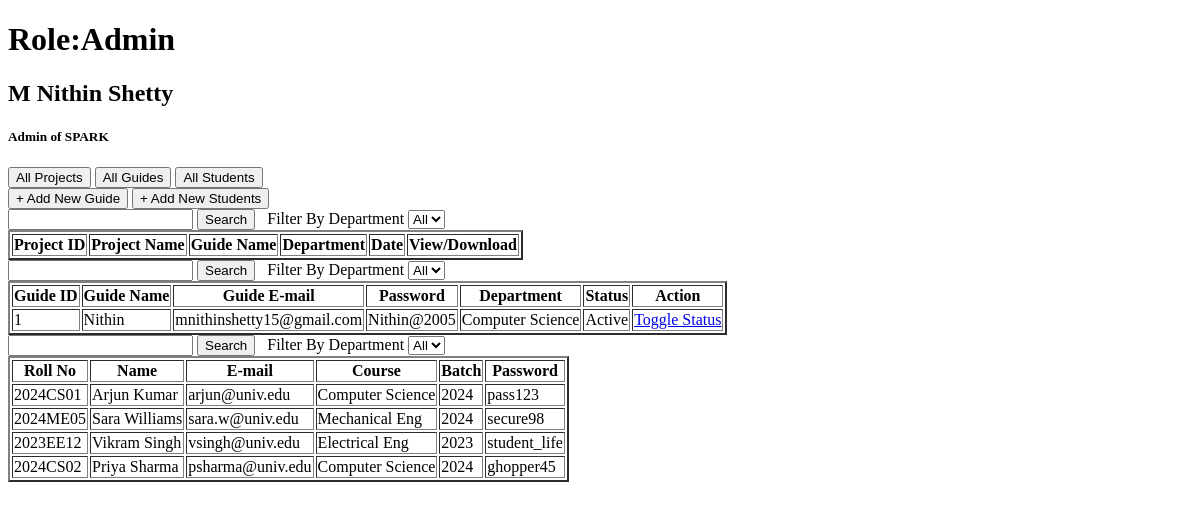
Before: /admin/dashboard with the older database file.
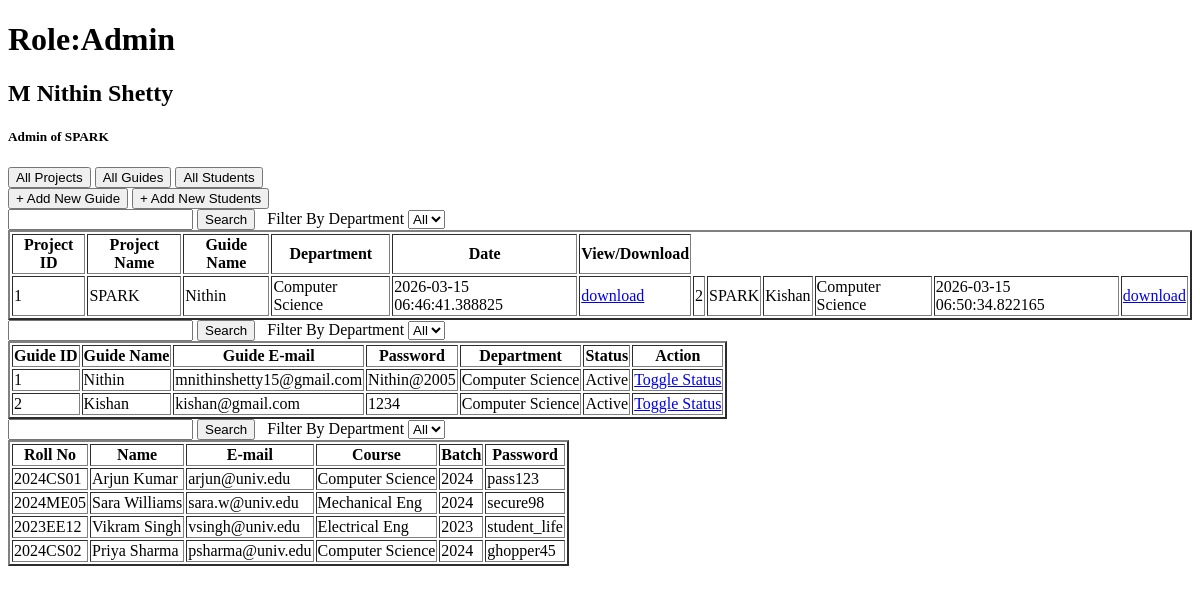
After: the same page with the newer database file.
### app.py (models this page shows, shortened)
class Guide(db.Model):
    id = db.Column(db.Integer, primary_key=True)
    name = db.Column(db.String(100))
    email = db.Column(db.String(100), unique=True)
    password = db.Column(db.String(100))
    department = db.Column(db.String(50))
    is_active = db.Column(db.Boolean, default=True)
    projects = db.relationship('Project', backref='guide', lazy=True)

class Student_login(db.Model):
    __tablename__ = 'Student_login'
    roll_no = db.Column(db.String(50), primary_key=True)
    name = db.Column(db.String(100))
    course = db.Column(db.String(100))
    email = db.Column(db.String(100))
    password = db.Column(db.String(100))
    batch = db.Column(db.String(20))

class Project(db.Model):
    id = db.Column(db.Integer, primary_key=True)
    name = db.Column(db.String(200))
    stored_name = db.Column(db.String(200))
    submission_date = db.Column(db.DateTime, default=datetime.utcnow)
    batch = db.Column(db.String(20))
    status = db.Column(db.String(20), default='Pending')
    rejection_reason = db.Column(db.Text, nullable=True)
    guide_id = db.Column(db.String(50), db.ForeignKey('guide.id'))
    students= db.relationship('Student',backref='project',lazy=True)

### app.py (the view)
@app.route('/admin/dashboard')
def admin_dash():
    guides = Guide.query.all()
    projects = Project.query.all()
    students= Student_login.query.all()
    return render_template('admin.html', guides=guides, projects=projects,students=students)

### templates/admin.html (shortened to what this page needs)
<!DOCTYPE html>
<html lang="en">
<head>
</head>
<body>
     <h1>Role:Admin</h1>
<div>
    <h2>M Nithin Shetty</h2>
    <h5>Admin of SPARK</h5>
</div>
<div>
    <input type="button" value="All Projects">
    <input type="button" value="All Guides">
    <input type="button" value="All Students">
</div>
<div>
    <input type="button" value="+ Add New Guide" onclick="window.location.href='/admin/add_guide';">
    <input type="button" value="+ Add New Students" onclick="window.location.href='/admin/add_students';">
</div>
<div>
    <input type="text">
    <input type="button" value="Search">
    <label for=""> &nbsp; Filter By Department</label>
    <select name="department" id="">
        <option value="All" id="pname">All</option>
    </select>
    <table border="2">
        <tr>
            <th>Project ID</th>
            <th>Project Name</th>
            <th>Guide Name</th>
            <th>Department</th>
            <th>Date</th>
            <th>View/Download</th>
        </tr>
        {% for p in projects %}
        <td>{{p.id}}</td>
        <td>{{p.name}}</td>
        <td>{{p.guide.name}}</td>
        <td>{{p.guide.department}}</td>
        <td>{{p.submission_date}}</td>
        <td><a href="/download/{{p.stored_name}}">download</a></td>
        {% endfor %}
    </table>
</div>
<div>
     <input type="text">
    <input type="button" value="Search">
    <label for=""> &nbsp; Filter By Department</label>
    <select name="department" id="">
        <option value="All" id="pname">All</option>
    </select>
    <table border="2">
        <tr>
            <th>Guide ID</th>
            <th>Guide Name</th>
            <th>Guide E-mail</th>
            <th>Password</th>
            <th>Department</th>
            <th>Status</th>
            <th>Action</th>
        </tr>
         {% for g in guides %}
        <tr>
            <td>{{ g.id }}</td><td>{{ g.name }}</td>
            <td>{{ g.email }}</td>
            <td>{{ g.password }}</td>
            <td>{{ g.department }}</td>
            <td>{{ "Active" if g.is_active else "Inactive" }}</td>
            <td><a href="/admin/toggle_guide/{{ g.id }}">Toggle Status</a></td>
        </tr>
        {% endfor %}
    </table>
</div>
<div>
     <input type="text">
    <input type="button" value="Search">
    <label for=""> &nbsp; Filter By Department</label>
    <select name="department" id="">
        <option value="All" id="pname">All</option>
    </select>
    <table border="2">
        <tr>
            <th>Roll No</th>
            <th>Name</th>
            <th>E-mail</th>
            <th>Course</th>
            <th>Batch</th>
            <th>Password</th>
        </tr>
        {% for s in students %}
        <tr>
            <td>{{s.roll_no}}</td>
            <td>{{s.name}}</td>
            <td>{{s.email}}</td>
            <td>{{s.course}}</td>
            <td>{{s.batch}}</td>
            <td>{{s.password}}</td>
        </tr>
        {% endfor %}
    </table>
</div>
</body>
</html>

Changed rows visible on the page:
added Project: id "1", name "SPARK", guide.name "Nithin", guide.department "Computer Science", submission_date "2026-03-15 06:46:41.388825"
added Project: id "2", name "SPARK", guide.name "Kishan", guide.department "Computer Science", submission_date "2026-03-15 06:50:34.822165"
added Guide: id "2", name "Kishan", email "kishan@gmail.com", password "1234", department "Computer Science", is_active "Active"
